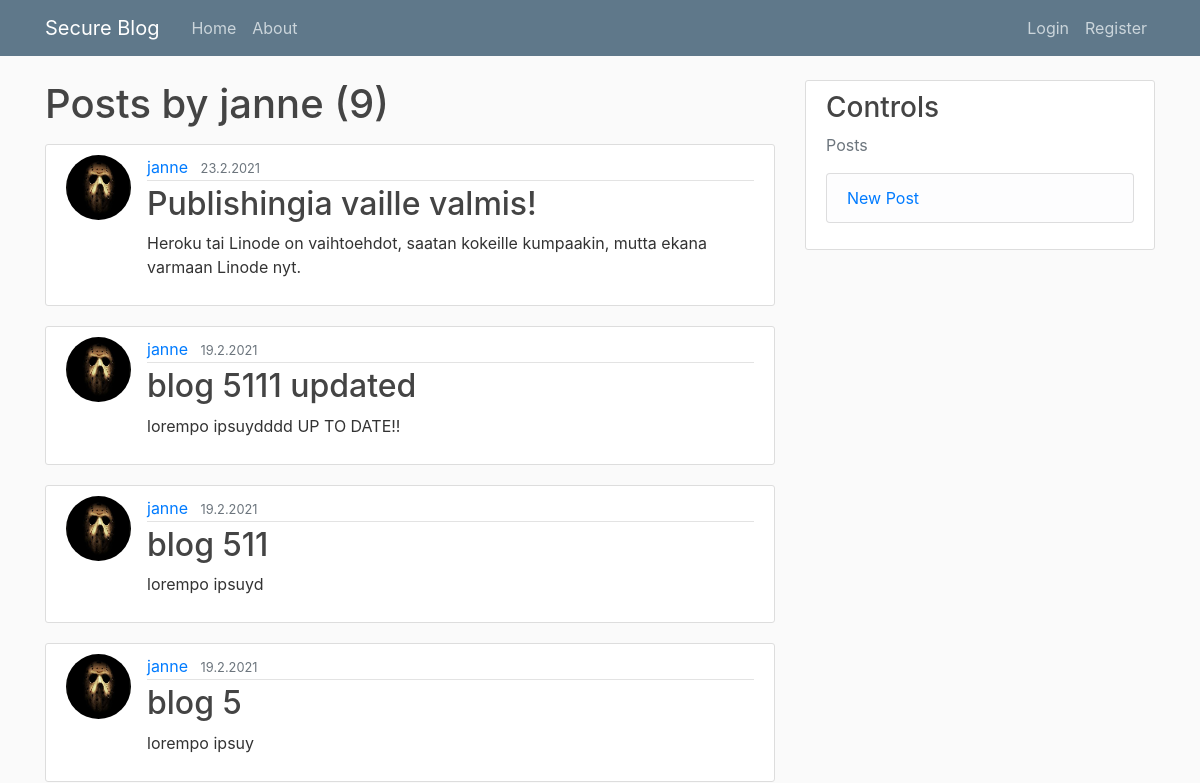
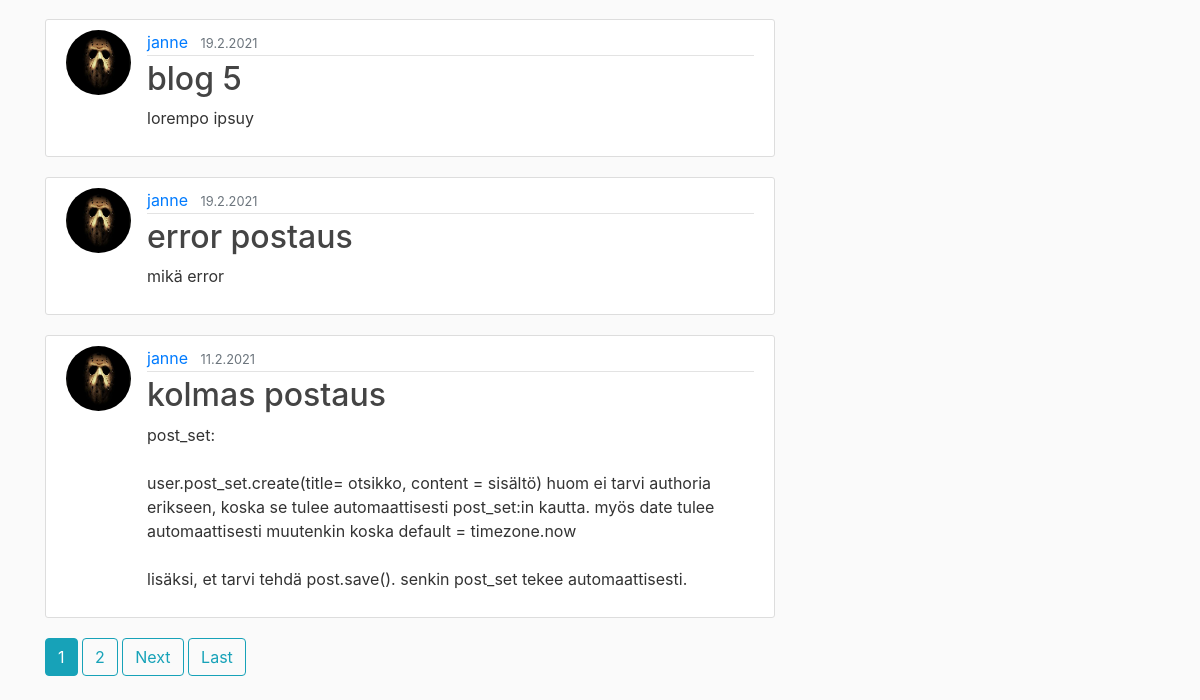
/user/janne, run on an earlier commit of the app's database (2 pictures, top to bottom).
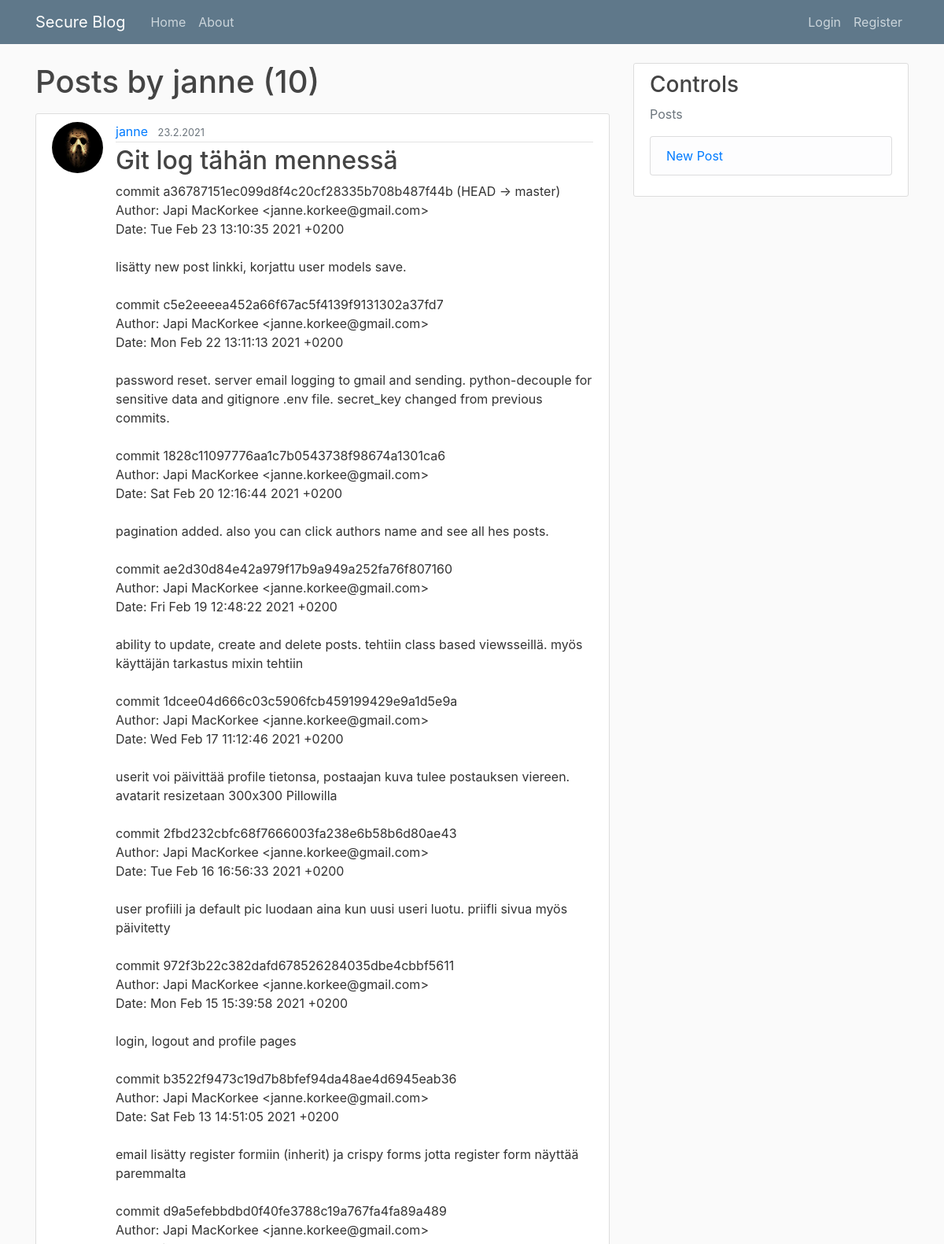
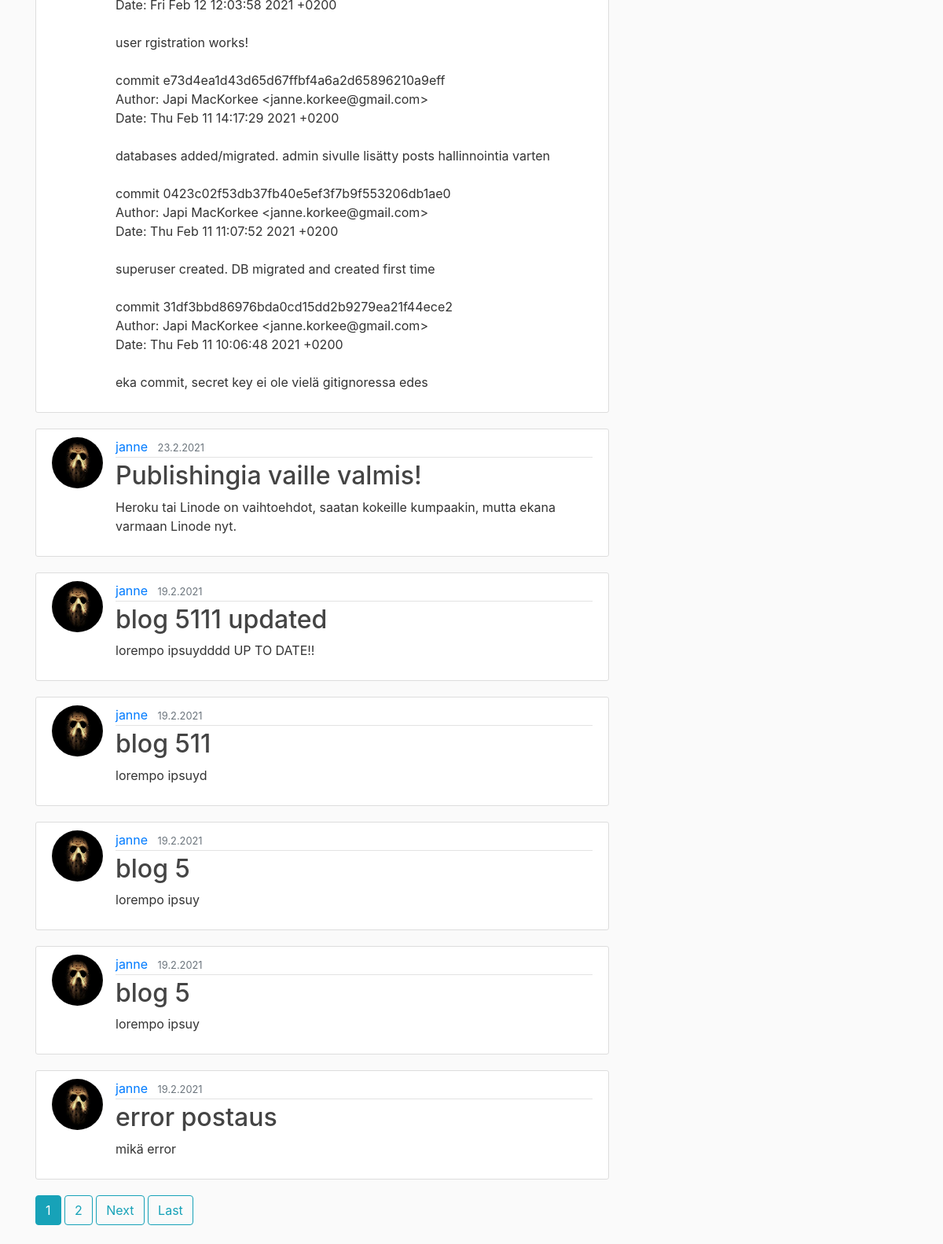
And on a later commit of the database (2 pictures, top to bottom).
### blog/models.py (models this page shows, shortened)
class Post(models.Model):
	title = models.CharField(max_length=100)
	content = models.TextField()
	date_posted = models.DateTimeField(default=timezone.now)
	author = models.ForeignKey(User, on_delete=models.CASCADE)

### users/models.py (models this page shows, shortened)
class Profile(models.Model):
	user = models.OneToOneField(User, on_delete=models.CASCADE)
	image = models.ImageField(default='default.jpg', upload_to='profile_pics')

### blog/views.py (the view)
# urls.py: path('user/<str:username>', UserPostListView.as_view(), name='user-posts'),
class UserPostListView(ListView):
	model = Post
	template_name = 'blog/user_posts.html'
	context_object_name = 'posts'
	paginate_by = 7
	def get_queryset(self):
		user = get_object_or_404(User, username=self.kwargs.get('username'))
		return Post.objects.filter(author=user).order_by('-date_posted')

### blog/templates/blog/user_posts.html (shortened to what this page needs)
{% extends "blog/base.html" %}
{% block content %}
	<h1 class="mb-3">Posts by {{ view.kwargs.username }} ({{ page_obj.paginator.count }})</h1>
	{% for post in posts %}
		<article class="media content-section">
		  <img class="rounded-circle article-img" src="{{ post.author.profile.image.url }}">
		  <div class="media-body">
		    <div class="article-metadata">
		      <a class="mr-2" href="{% url 'user-posts' post.author.username %}">{{ post.author }}</a>
		      <small class="text-muted">{{ post.date_posted|date:"j.n.Y" }}</small>
		    </div>
		    <h2><a class="article-title" href="{% url 'post-detail' post.id %}">{{ post.title }}</a></h2>
		    <p class="article-content">{{ post.content }}</p>
		  </div>
		</article>
	{% endfor %}
	{% if is_paginated %}
		{% for num in page_obj.paginator.page_range %}
			{% if page_obj.number == num %}
				<a class="btn btn-info mb-4" href="?page={{ num }}">{{ num }}</a>
			{% elif num > page_obj.number|add:'-3' and num < page_obj.number|add:'3' %}
				<a class="btn btn-outline-info mb-4" href="?page={{ num }}">{{ num }}</a>
			{% endif %}
		{% endfor %}
		{% if page_obj.has_next %}
			<a class="btn btn-outline-info mb-4" href="?page={{ page_obj.next_page_number }}">Next</a>
			<a class="btn btn-outline-info mb-4" href="?page={{ page_obj.paginator.num_pages }}">Last</a>
		{% endif %}
	{% endif %}
{% endblock content %}

### blog/templates/blog/base.html (shortened to what this page needs)
{% load static %}
<!DOCTYPE html>
<html>
<head>
    <link rel="stylesheet" href="https://cdn.jsdelivr.net/npm/bootstrap@4.5.3/dist/css/bootstrap.min.css">
    <link rel="stylesheet" type="text/css" href="{% static 'blog/main.css' %}">
</head>
<body>
	<header class="site-header">
	  <nav class="navbar navbar-expand-md navbar-dark bg-steel fixed-top">
	    <div class="container">
	      <a class="navbar-brand mr-4" href="{% url 'blog-home' %}">Secure Blog</a>
	      <div class="collapse navbar-collapse" id="navbarToggle">
	        <div class="navbar-nav mr-auto">
	          <a class="nav-item nav-link" href="{% url 'blog-home' %}">Home</a>
	          <a class="nav-item nav-link" href="{% url 'blog-about' %}">About</a>
	        </div>
	        <div class="navbar-nav">
	          {% if user.is_authenticated %}
	          	<a class="nav-item nav-link" href="{% url 'profile' %}">Profile</a>
	          	<a class="nav-item nav-link" href="{% url 'logout' %}">Logout</a>
	          {% else %}
		        <a class="nav-item nav-link" href="{% url 'login' %}">Login</a>
		        <a class="nav-item nav-link" href="{% url 'register' %}">Register</a>
		      {% endif %}
	        </div>
	      </div>
	    </div>
	  </nav>
	</header>
	<main role="main" class="container">
	  <div class="row">
	    <div class="col-md-8">
	      {% block content %}{% endblock %}
	    </div>
	    <div class="col-md-4">
	      <div class="content-section">
	        <h3>Controls</h3>
	        <p class='text-muted'>Posts
	          <ul class="list-group">
	            <li class="list-group-item list-group-item-light">
	            	<a href="{% url 'post-create' %}">New Post</a>
	            </li>
	          </ul>
	        </p>
	      </div>
	    </div>
	  </div>
	</main>
</body>
</html>

### blog/static/blog/main.css (style rules this page uses)
body { background: #fafafa; color: #333333; margin-top: 5rem; }
h1, h2, h3, h4, h5, h6 { color: #444444; }
ul { margin: 0; }
.bg-steel { background-color: #5f788a; }
.site-header .navbar-nav .nav-link { color: #cbd5db; }
.content-section { background: #ffffff; padding: 10px 20px; border: 1px solid #dddddd; border-radius: 3px; margin-bottom: 20px; }
.article-title { color: #444444; }
.article-content { white-space: pre-line; }
.article-img { height: 65px; width: 65px; margin-right: 16px; }
.article-metadata { padding-bottom: 1px; margin-bottom: 4px; border-bottom: 1px solid #e3e3e3 }

What changed in the data, as far as the page shows it:
no longer on this page (row unchanged): Post: author.profile.image (picture), author "janne", date_posted "11.2.2021", title "kolmas postaus", content "post_set: user.post_set.create(title= otsikko, content = sisältö) huom ei tarvi authoria erikseen, koska se tulee automaattisesti post_set:in kautta. myös date tulee automaattisesti muutenkin koska default = timezone.now lisäksi, et tarvi tehdä post.save(). senkin post_set tekee automaattisesti."
added Post: author.profile.image (picture), author "janne", date_posted "23.2.2021", title "Git log tähän mennessä", content "commit a36787151ec099d8f4c20cf28335b708b487f44b (HEAD -> master) Author: Japi MacKorkee <janne.korkee@gmail.com> Date: Tue Feb 23 13:10:35 2021 +0200 lisätty new post linkki, korjattu user models save. commit c5e2eeeea452a66f67ac5f4139f9131302a37fd7 Author: Japi MacKorkee <janne.korkee@gmail.com> Date: Mon Feb 22 13:11:13 2021 +0200 password reset. server email logging to gmail and sending. python-decouple for sensitive data and gitignore .env file. secret_key changed from previous commits. commit 1828c11097776aa1c7b0543738f98674a1301ca6 Author: Japi MacKorkee <janne.korkee@gmail.com> Date: Sat Feb 20 12:16:44 2021 +0200 pagination added. also you can click authors name and see all hes…"
Also different on the page:
{{ page_obj.paginator.count }}: "9" → "10"
